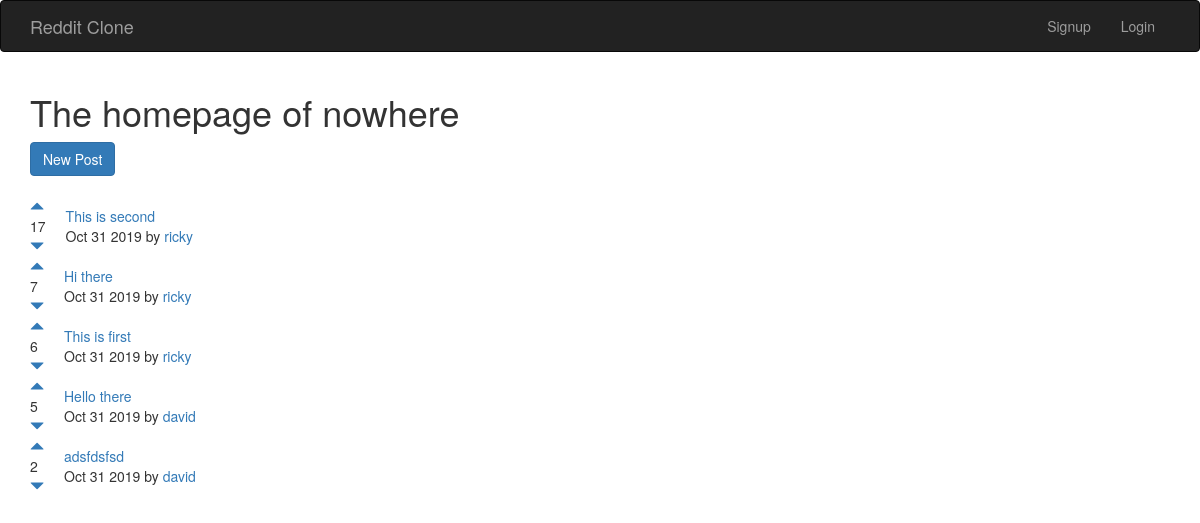
The page / on the database its author committed.
### posts/models.py (models this page shows)
class Post(models.Model):
    title = models.CharField(max_length=200)
    url = models.TextField()
    pub_date = models.DateTimeField()
    author = models.ForeignKey(User, on_delete=models.CASCADE)
    votes_total = models.IntegerField(default=1)
    def pub_date_pretty(self):
        return self.pub_date.strftime('%b %e %Y')

### posts/views.py (the view)
# urls.py: 2. Add a URL to urlpatterns:  path('', views.home, name='home')
def home(request):
    posts = Post.objects.order_by('-votes_total')
    return render(request, 'posts/home.html', {'posts':posts})

### posts/templates/posts/home.html (shortened to what this page needs)
{% extends 'base.html' %}
{% block content %}
<h1>The homepage of nowhere</h1>
<a class="btn btn-primary" href="{% url 'posts:create' %}">New Post</a>
<br />
<br />
{% for post in posts.all %}
<table>
  <tr>
    <td style="padding-right: 20px"><a href="#" onClick="document.getElementById('upvote{{ post.id }}').submit()"><span class="glyphicon glyphicon-triangle-top" aria-hidden="true"></span></a> <br/>{{ post.votes_total }} <br/><a href="#" onClick="document.getElementById('downvote{{ post.id }}').submit()"><span class="glyphicon glyphicon-triangle-bottom" aria-hidden="true"></span></a></td>
    <td><a href="{{ post.url }}">{{ post.title }}</a><br/>{{ post.pub_date_pretty }} by <a href="{% url 'posts:userposts' post.author.id %}">{{ post.author.username }}</a>
</td>
  </tr>
</table>
{% endfor %}
{% endblock%}

### rows shown on the page
Post: votes_total "17", title "This is second", pub_date_pretty "Oct 31 2019", author.username "ricky"
Post: votes_total "7", title "Hi there", pub_date_pretty "Oct 31 2019", author.username "ricky"
Post: votes_total "6", title "This is first", pub_date_pretty "Oct 31 2019", author.username "ricky"
Post: votes_total "5", title "Hello there", pub_date_pretty "Oct 31 2019", author.username "david"
Post: votes_total "2", title "adsfdsfsd", pub_date_pretty "Oct 31 2019", author.username "david"
